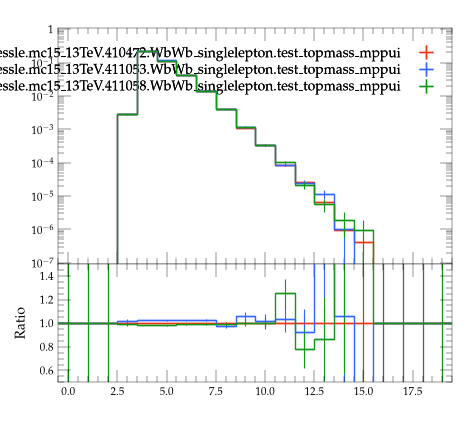

This figure's Python source:
#! /usr/bin/env python3

# This Python script was auto-generated using YODA v2.1.2.
# Analysis object: /WbWb_singlelepton/njets
# Timestamp: 07-08-2026 (09:26:45)

import matplotlib as mpl
import matplotlib.pyplot as plt
mpl.use('Agg') # comment out for interactive use
import os
import numpy as np
from numpy import nan, inf

plotDir = os.path.split(os.path.realpath(__file__))[0]
if 'YODA_USER_PLOT_PATH' in globals():
    plot_outdir = globals()['YODA_USER_PLOT_PATH']
else:
    plot_outdir = plotDir

#plot style
plt.style.use(os.path.join(plotDir, '../default.mplstyle'))
# plot metadata
figW, figH = plt.rcParams['figure.figsize']
ax_xLabel = ''
ax_yLabel = ''
ax_title  = ''
ax_xScale = 'linear'
ax_yScale = 'log'
xLims = (-0.5, 19.5)
yLims = (9e-08, 1.1)

# TeX-friendly labels for the legend
labels = {
  'legend' : ([ r"user.johessle.mc15\_13TeV.410472.WbWb\_singlelepton.test\_topmass\_mppui", r"user.johessle.mc15\_13TeV.411053.WbWb\_singlelepton.test\_topmass\_mppui", r"user.johessle.mc15\_13TeV.411058.WbWb\_singlelepton.test\_topmass\_mppui" ], r""),
}

# Adjust canvas width and height
canvasW = 10.0
canvasH = 9.0
figW *= canvasW/10.
figH *= canvasH/9.

# Create figure and axis objects
fig, (ax, ratio0_ax) = plt.subplots(2, 1, sharex=True,
                  figsize=(figW,figH), gridspec_kw={'height_ratios': (6.0, 3.0)})

# Set figure margins
plt.subplots_adjust(
    left   = 1.0 * plt.rcParams['figure.subplot.left'],
    right  = 1.0 * plt.rcParams['figure.subplot.right'],
    top    = 1.0 * plt.rcParams['figure.subplot.top'],
    bottom = 1.0 * plt.rcParams['figure.subplot.bottom'])

ratio0_ax.yaxis.set_major_locator(mpl.ticker.MultipleLocator(0.2))
ratio0_ax.set_ylim(0.5, 1.4999)
ratio0_ax.set_ylabel('Ratio')

# the numerical data is stored in a separate file
dataf = dict()
prefix = os.path.split(__file__)[0]
if prefix:    prefix = prefix + '/'
exec(open(prefix+'njets__data.py').read(), dataf)


legend_handles = dict() # keep track of handles for the legend

# style options for curves
# starts at zorder>=5 to draw curve on top of legend
styles = {
  'user.johessle.mc15_13TeV.410472.WbWb_singlelepton.test_topmass_mppui.yoda': {
    'color' : '#EE3311',
    'linestyle' : '-',
    'lineopacity' : 1.0,
    'linewidth' : 1,
    'marker' : 'none',
    'markersize' : 2,
    'capsize' : 0.0,
    'zorder' : 5,
    'histstyle' : 1,
    'drawstyle' : 'steps-pre',
    'xerrorbars' : 1,
    'yerrorbars' : 1,
    'fillcolor' : None,
    'fillopacity' : 1.0,
    'ratio0_linestyle' : '-',
    'ratio0_lineopacity' : 1.0,
    'ratio0_linewidth' : 1,
    'ratio0_marker' : 'none',
    'ratio0_markersize' : 2,
    'ratio0_capsize' : 0.0,
    'ratio0_zorder' : 5,
    'ratio0_histstyle' : 1,
    'ratio0_drawstyle' : 'steps-pre',
    'ratio0_xerrorbars' : 1,
    'ratio0_yerrorbars' : 1,
  },
  'user.johessle.mc15_13TeV.411053.WbWb_singlelepton.test_topmass_mppui.yoda': {
    'color' : '#3366FF',
    'linestyle' : '-',
    'lineopacity' : 1.0,
    'linewidth' : 1,
    'marker' : 'none',
    'markersize' : 2,
    'capsize' : 0.0,
    'zorder' : 6,
    'histstyle' : 1,
    'drawstyle' : 'steps-pre',
    'xerrorbars' : 1,
    'yerrorbars' : 1,
    'fillcolor' : None,
    'fillopacity' : 1.0,
    'ratio0_linestyle' : '-',
    'ratio0_lineopacity' : 1.0,
    'ratio0_linewidth' : 1,
    'ratio0_marker' : 'none',
    'ratio0_markersize' : 2,
    'ratio0_capsize' : 0.0,
    'ratio0_zorder' : 6,
    'ratio0_histstyle' : 1,
    'ratio0_drawstyle' : 'steps-pre',
    'ratio0_xerrorbars' : 1,
    'ratio0_yerrorbars' : 1,
  },
  'user.johessle.mc15_13TeV.411058.WbWb_singlelepton.test_topmass_mppui.yoda': {
    'color' : '#109618',
    'linestyle' : '-',
    'lineopacity' : 1.0,
    'linewidth' : 1,
    'marker' : 'none',
    'markersize' : 2,
    'capsize' : 0.0,
    'zorder' : 7,
    'histstyle' : 1,
    'drawstyle' : 'steps-pre',
    'xerrorbars' : 1,
    'yerrorbars' : 1,
    'fillcolor' : None,
    'fillopacity' : 1.0,
    'ratio0_linestyle' : '-',
    'ratio0_lineopacity' : 1.0,
    'ratio0_linewidth' : 1,
    'ratio0_marker' : 'none',
    'ratio0_markersize' : 2,
    'ratio0_capsize' : 0.0,
    'ratio0_zorder' : 7,
    'ratio0_histstyle' : 1,
    'ratio0_drawstyle' : 'steps-pre',
    'ratio0_xerrorbars' : 1,
    'ratio0_yerrorbars' : 1,
  },
}

# curve from input yoda files in main panel
for label, yvals in dataf['yvals'].items():
    if all(np.isnan(v) for v in dataf['yvals'][label]):
        continue
    tmp = None
    if styles[label]['histstyle']: # draw as histogram
        xpos = dataf['xedges'][label] if styles[label]['drawstyle'] else dataf['xpoints'][label]
        ypos = np.insert(yvals, 0, yvals[0]) if styles[label]['drawstyle'] else yvals
        if styles[label]['fillcolor']: # fill area below curve
            ax.fill_between(xpos, ypos, step='pre',
                            color=styles[label]['fillcolor'],
                            alpha=styles[label]['fillopacity'])
        tmp, = ax.plot(xpos, ypos,
                       color=styles[label]['color'],
                       linestyle=styles[label]['linestyle'],
                       alpha=styles[label]['lineopacity'],
                       linewidth=styles[label]['linewidth'],
                       drawstyle=styles[label]['drawstyle'], solid_joinstyle='miter',
                       zorder=styles[label]['zorder'], label=label)
    tmp = ax.errorbar(dataf['xpoints'][label], yvals,
                      xerr=np.array(dataf['xerrs'][label])*styles[label]['xerrorbars'],
                      yerr=np.array(dataf['yerrs'][label])*styles[label]['yerrorbars'],
                      fmt=styles[label]['marker'], capsize=styles[label]['capsize'],
                      alpha=styles[label]['lineopacity'],
                      markersize=styles[label]['markersize'],
                      ecolor=styles[label]['color'],
                      color=styles[label]['color'], zorder=styles[label]['zorder'])
    tmp[-1][0].set_linestyle(styles[label]['linestyle'])
    tmp[-1][0].set_linewidth(styles[label]['linewidth'])
    if label in dataf['add_legend_handle']:  legend_handles[label] = tmp
    for varLabel in dataf['variation_yvals'].keys():
        if varLabel.startswith(label):
            tmp, = ax.plot(dataf['xedges'][label], dataf['variation_yvals'][varLabel],
                           color=styles[label]['color'],
                           linestyle=styles[label]['linestyle'],
                           linewidth=styles[label]['linewidth'],
                           drawstyle='steps-pre', solid_joinstyle='miter',
                           zorder=styles[label]['zorder'], alpha=0.5)


# plots on ratio panel
# curve from input yoda files in ratio panel
for label, yvals in dataf['ratio0_yvals'].items():
    if all(np.isnan(v) for v in yvals):
        continue
    if styles[label]['ratio0_histstyle']: # plot as histogram
        xpos = dataf['xedges']['user.johessle.mc15_13TeV.410472.WbWb_singlelepton.test_topmass_mppui.yoda'] if styles[label]['ratio0_drawstyle'] else dataf['xpoints']['user.johessle.mc15_13TeV.410472.WbWb_singlelepton.test_topmass_mppui.yoda']
        ypos = np.insert(yvals, 0, yvals[0]) if styles[label]['ratio0_drawstyle'] else yvals
        ratio0_ax.plot(xpos, ypos,
                       color=styles[label]['color'],
                       linewidth=styles[label]['linewidth'],
                       linestyle=styles[label]['ratio0_linestyle'],
                       alpha=styles[label]['ratio0_lineopacity'],
                       drawstyle=styles[label]['ratio0_drawstyle'], zorder=styles[label]['zorder'],
                       solid_joinstyle='miter')
    tmp = ratio0_ax.errorbar(dataf['xpoints']['user.johessle.mc15_13TeV.410472.WbWb_singlelepton.test_topmass_mppui.yoda'], yvals,
                             xerr=np.array(dataf['ref_xerrs'])*styles[label]['ratio0_xerrorbars'],
                             yerr=np.array(dataf['ratio0_yerrs'][label])*styles[label]['ratio0_yerrorbars'],
                             fmt=styles[label]['ratio0_marker'], capsize=styles[label]['ratio0_capsize'],
                             alpha=styles[label]['ratio0_lineopacity'],
                             markersize=styles[label]['ratio0_markersize'],
                             ecolor=styles[label]['color'],
                             color=styles[label]['color'])
    tmp[-1][0].set_linestyle(styles[label]['ratio0_linestyle'])
    tmp[-1][0].set_linewidth(styles[label]['ratio0_linewidth'])

    for varlabel in dataf['ratio0_variation_vals'].keys():
        if varlabel.startswith(label):
            ratio0_ax.plot(dataf['xedges']['user.johessle.mc15_13TeV.410472.WbWb_singlelepton.test_topmass_mppui.yoda'],
                            dataf['ratio0_variation_vals'][varlabel],
                            color=styles[label]['color'],
                            linestyle=styles[label]['linestyle'],
                            linewidth=styles[label]['linewidth'],
                            drawstyle='steps-pre', solid_joinstyle='miter',
                            zorder=1, alpha=0.5)

legend_items = list(legend_handles.values())
ax.add_artist(ax.legend(legend_items,
                        labels['legend'][0],
                        title=labels['legend'][1],
                        alignment='right',
                        loc='upper right',
                        bbox_to_anchor=(1.0, 0.97),markerfirst=False))

# set plot metadata as defined above
ratio0_ax.set_xlabel(ax_xLabel)
ratio0_ax.xaxis.set_label_coords(1., -0.15)
ax.set_ylabel(ax_yLabel, ha='right', va='top')
ax.yaxis.set_label_coords(-0.11, 1.0)
ax.set_title(ax_title, loc='left')
ax.set_xscale(ax_xScale)
ax.set_yscale(ax_yScale)
ratio0_ax.set_yscale('linear')
ax.set_xlim(xLims)
ax.set_ylim(yLims)

# tick formatting
plt.rcParams['xtick.top'] = True
plt.rcParams['ytick.right'] = True
ax.yaxis.set_major_locator(mpl.ticker.LogLocator(base=10.0, numticks=np.inf))
ax.yaxis.set_minor_locator(mpl.ticker.LogLocator(
                           base=10.0, subs=np.arange(0.1, 1, 0.1), numticks=np.inf))
fig.align_ylabels((ax, ratio0_ax))
plt.savefig(os.path.join(plot_outdir, 'njets.pdf'), format='PDF')
plt.savefig(os.path.join(plot_outdir, 'njets.png'), format='PNG')

plt.close(fig)
